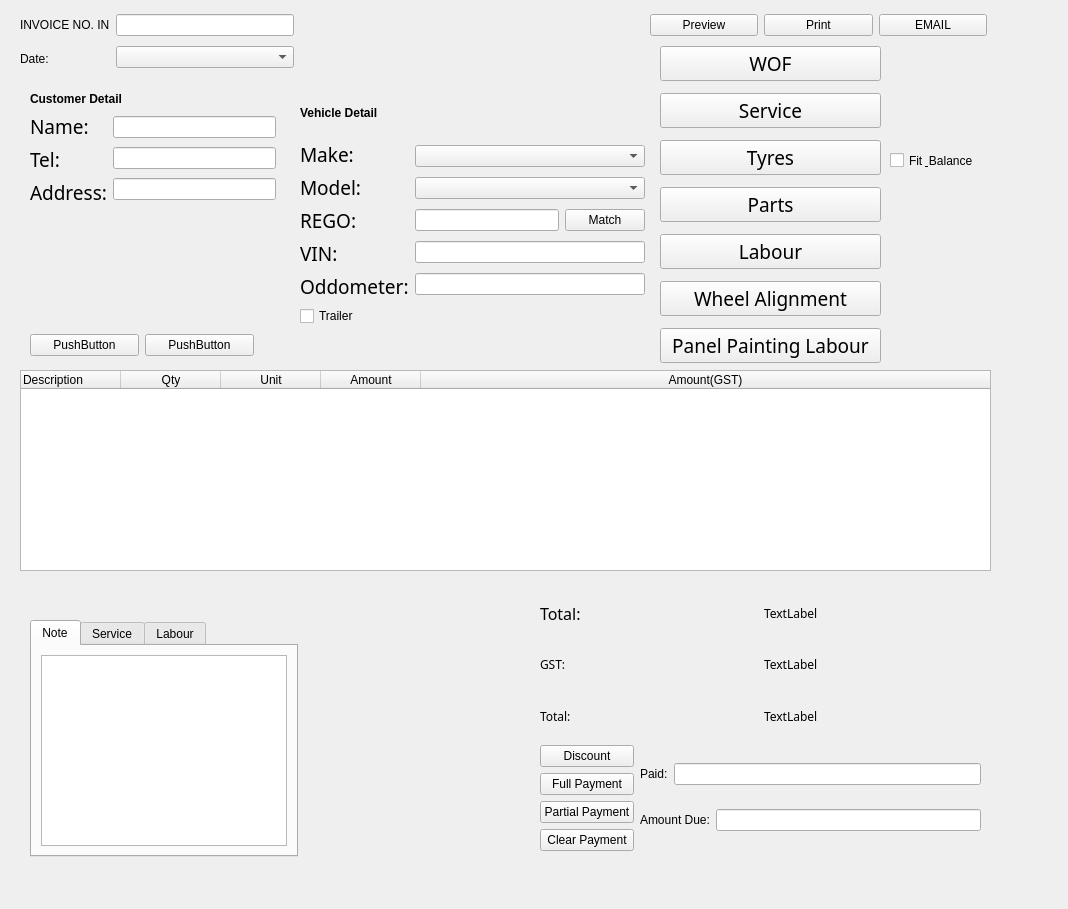
<?xml version="1.0" encoding="UTF-8"?>
<ui version="4.0">
 <class>Form</class>
 <widget class="QWidget" name="Form">
  <property name="geometry">
   <rect>
    <x>0</x>
    <y>0</y>
    <width>1068</width>
    <height>909</height>
   </rect>
  </property>
  <property name="windowTitle">
   <string>Add</string>
  </property>
  <widget class="QTableWidget" name="tableWidget">
   <property name="geometry">
    <rect>
     <x>20</x>
     <y>370</y>
     <width>971</width>
     <height>201</height>
    </rect>
   </property>
   <property name="columnCount">
    <number>5</number>
   </property>
   <attribute name="horizontalHeaderVisible">
    <bool>true</bool>
   </attribute>
   <attribute name="horizontalHeaderCascadingSectionResizes">
    <bool>false</bool>
   </attribute>
   <attribute name="horizontalHeaderDefaultSectionSize">
    <number>100</number>
   </attribute>
   <attribute name="horizontalHeaderHighlightSections">
    <bool>true</bool>
   </attribute>
   <attribute name="horizontalHeaderMinimumSectionSize">
    <number>100</number>
   </attribute>
   <attribute name="horizontalHeaderShowSortIndicator" stdset="0">
    <bool>false</bool>
   </attribute>
   <attribute name="horizontalHeaderStretchLastSection">
    <bool>true</bool>
   </attribute>
   <attribute name="verticalHeaderVisible">
    <bool>false</bool>
   </attribute>
   <attribute name="verticalHeaderHighlightSections">
    <bool>false</bool>
   </attribute>
   <attribute name="verticalHeaderShowSortIndicator" stdset="0">
    <bool>false</bool>
   </attribute>
   <column>
    <property name="text">
     <string>Description</string>
    </property>
    <property name="textAlignment">
     <set>AlignLeft|AlignVCenter</set>
    </property>
   </column>
   <column>
    <property name="text">
     <string>Qty</string>
    </property>
   </column>
   <column>
    <property name="text">
     <string>Unit</string>
    </property>
   </column>
   <column>
    <property name="text">
     <string>Amount</string>
    </property>
   </column>
   <column>
    <property name="text">
     <string>Amount(GST)</string>
    </property>
   </column>
  </widget>
  <widget class="QWidget" name="layoutWidget">
   <property name="geometry">
    <rect>
     <x>20</x>
     <y>10</y>
     <width>274</width>
     <height>63</height>
    </rect>
   </property>
   <layout class="QHBoxLayout" name="horizontalLayout_5">
    <item>
     <layout class="QVBoxLayout" name="verticalLayout_6">
      <item>
       <widget class="QLabel" name="label">
        <property name="frameShape">
         <enum>QFrame::NoFrame</enum>
        </property>
        <property name="frameShadow">
         <enum>QFrame::Raised</enum>
        </property>
        <property name="lineWidth">
         <number>5</number>
        </property>
        <property name="midLineWidth">
         <number>5</number>
        </property>
        <property name="text">
         <string>INVOICE NO. IN</string>
        </property>
       </widget>
      </item>
      <item>
       <widget class="QLabel" name="label_12">
        <property name="text">
         <string>Date:</string>
        </property>
       </widget>
      </item>
     </layout>
    </item>
    <item>
     <layout class="QVBoxLayout" name="verticalLayout_5">
      <item>
       <widget class="QLineEdit" name="lineEdit_7"/>
      </item>
      <item>
       <widget class="QComboBox" name="comboBox_3"/>
      </item>
     </layout>
    </item>
   </layout>
  </widget>
  <widget class="QWidget" name="layoutWidget">
   <property name="geometry">
    <rect>
     <x>650</x>
     <y>10</y>
     <width>337</width>
     <height>30</height>
    </rect>
   </property>
   <layout class="QHBoxLayout" name="horizontalLayout_4">
    <item>
     <widget class="QPushButton" name="pushButton_3">
      <property name="text">
       <string>Preview</string>
      </property>
     </widget>
    </item>
    <item>
     <widget class="QPushButton" name="pushButton_2">
      <property name="text">
       <string>Print</string>
      </property>
     </widget>
    </item>
    <item>
     <widget class="QPushButton" name="pushButton_4">
      <property name="text">
       <string>EMAIL</string>
      </property>
     </widget>
    </item>
   </layout>
  </widget>
  <widget class="QWidget" name="layoutWidget">
   <property name="geometry">
    <rect>
     <x>660</x>
     <y>40</y>
     <width>221</width>
     <height>331</height>
    </rect>
   </property>
   <layout class="QVBoxLayout" name="verticalLayout_7">
    <item>
     <widget class="QPushButton" name="pushButton_5">
      <property name="font">
       <font>
        <family>StoneSans</family>
        <pointsize>14</pointsize>
        <weight>50</weight>
        <bold>false</bold>
       </font>
      </property>
      <property name="text">
       <string>WOF</string>
      </property>
     </widget>
    </item>
    <item>
     <widget class="QPushButton" name="pushButton_6">
      <property name="font">
       <font>
        <family>StoneSans</family>
        <pointsize>14</pointsize>
       </font>
      </property>
      <property name="text">
       <string>Service</string>
      </property>
     </widget>
    </item>
    <item>
     <widget class="QPushButton" name="pushButton_7">
      <property name="font">
       <font>
        <family>StoneSans</family>
        <pointsize>14</pointsize>
       </font>
      </property>
      <property name="text">
       <string>Tyres</string>
      </property>
     </widget>
    </item>
    <item>
     <widget class="QPushButton" name="pushButton_8">
      <property name="font">
       <font>
        <family>StoneSans</family>
        <pointsize>14</pointsize>
       </font>
      </property>
      <property name="text">
       <string>Parts</string>
      </property>
     </widget>
    </item>
    <item>
     <widget class="QPushButton" name="pushButton_9">
      <property name="font">
       <font>
        <family>StoneSans</family>
        <pointsize>14</pointsize>
       </font>
      </property>
      <property name="text">
       <string>Labour</string>
      </property>
     </widget>
    </item>
    <item>
     <widget class="QPushButton" name="pushButton_10">
      <property name="font">
       <font>
        <family>StoneSans</family>
        <pointsize>14</pointsize>
       </font>
      </property>
      <property name="text">
       <string>Wheel Alignment</string>
      </property>
     </widget>
    </item>
    <item>
     <widget class="QPushButton" name="pushButton_11">
      <property name="font">
       <font>
        <family>StoneSans</family>
        <pointsize>14</pointsize>
       </font>
      </property>
      <property name="text">
       <string>Panel Painting Labour</string>
      </property>
     </widget>
    </item>
   </layout>
  </widget>
  <widget class="QWidget" name="layoutWidget">
   <property name="geometry">
    <rect>
     <x>30</x>
     <y>90</y>
     <width>246</width>
     <height>116</height>
    </rect>
   </property>
   <layout class="QVBoxLayout" name="verticalLayout_10">
    <item>
     <widget class="QLabel" name="label_5">
      <property name="font">
       <font>
        <family>Arial</family>
        <weight>75</weight>
        <bold>true</bold>
       </font>
      </property>
      <property name="text">
       <string>Customer Detail</string>
      </property>
     </widget>
    </item>
    <item>
     <layout class="QHBoxLayout" name="horizontalLayout">
      <item>
       <layout class="QVBoxLayout" name="verticalLayout_2">
        <item>
         <widget class="QLabel" name="label_2">
          <property name="font">
           <font>
            <family>Courier 10 Pitch</family>
            <pointsize>14</pointsize>
            <weight>50</weight>
            <bold>false</bold>
           </font>
          </property>
          <property name="text">
           <string>Name:</string>
          </property>
         </widget>
        </item>
        <item>
         <widget class="QLabel" name="label_3">
          <property name="font">
           <font>
            <family>Courier 10 Pitch</family>
            <pointsize>14</pointsize>
            <weight>50</weight>
            <bold>false</bold>
           </font>
          </property>
          <property name="text">
           <string>Tel:</string>
          </property>
         </widget>
        </item>
        <item>
         <widget class="QLabel" name="label_4">
          <property name="font">
           <font>
            <family>Courier 10 Pitch</family>
            <pointsize>14</pointsize>
           </font>
          </property>
          <property name="text">
           <string>Address:</string>
          </property>
         </widget>
        </item>
       </layout>
      </item>
      <item>
       <layout class="QVBoxLayout" name="verticalLayout">
        <item>
         <widget class="QLineEdit" name="lineEdit"/>
        </item>
        <item>
         <widget class="QLineEdit" name="lineEdit_3"/>
        </item>
        <item>
         <widget class="QLineEdit" name="lineEdit_2"/>
        </item>
       </layout>
      </item>
     </layout>
    </item>
   </layout>
  </widget>
  <widget class="QWidget" name="layoutWidget">
   <property name="geometry">
    <rect>
     <x>30</x>
     <y>330</y>
     <width>224</width>
     <height>30</height>
    </rect>
   </property>
   <layout class="QHBoxLayout" name="horizontalLayout_6">
    <item>
     <widget class="QPushButton" name="pushButton_12">
      <property name="text">
       <string>PushButton</string>
      </property>
     </widget>
    </item>
    <item>
     <widget class="QPushButton" name="pushButton_13">
      <property name="text">
       <string>PushButton</string>
      </property>
     </widget>
    </item>
   </layout>
  </widget>
  <widget class="QWidget" name="layoutWidget">
   <property name="geometry">
    <rect>
     <x>540</x>
     <y>590</y>
     <width>441</width>
     <height>261</height>
    </rect>
   </property>
   <layout class="QVBoxLayout" name="verticalLayout_14">
    <item>
     <layout class="QHBoxLayout" name="horizontalLayout_7">
      <item>
       <layout class="QVBoxLayout" name="verticalLayout_8">
        <item>
         <widget class="QLabel" name="label_14">
          <property name="font">
           <font>
            <family>Courier 10 Pitch</family>
            <pointsize>12</pointsize>
           </font>
          </property>
          <property name="text">
           <string>Total:</string>
          </property>
         </widget>
        </item>
        <item>
         <widget class="QLabel" name="label_18">
          <property name="font">
           <font>
            <family>Courier 10 Pitch</family>
           </font>
          </property>
          <property name="text">
           <string>GST:</string>
          </property>
         </widget>
        </item>
        <item>
         <widget class="QLabel" name="label_19">
          <property name="font">
           <font>
            <family>Courier 10 Pitch</family>
           </font>
          </property>
          <property name="text">
           <string>Total:</string>
          </property>
         </widget>
        </item>
       </layout>
      </item>
      <item>
       <layout class="QVBoxLayout" name="verticalLayout_9">
        <item>
         <widget class="QLabel" name="label_15">
          <property name="font">
           <font>
            <family>Courier 10 Pitch</family>
           </font>
          </property>
          <property name="text">
           <string>TextLabel</string>
          </property>
         </widget>
        </item>
        <item>
         <widget class="QLabel" name="label_16">
          <property name="font">
           <font>
            <family>Courier 10 Pitch</family>
           </font>
          </property>
          <property name="text">
           <string>TextLabel</string>
          </property>
         </widget>
        </item>
        <item>
         <widget class="QLabel" name="label_17">
          <property name="font">
           <font>
            <family>Courier 10 Pitch</family>
           </font>
          </property>
          <property name="text">
           <string>TextLabel</string>
          </property>
         </widget>
        </item>
       </layout>
      </item>
     </layout>
    </item>
    <item>
     <layout class="QHBoxLayout" name="horizontalLayout_10">
      <item>
       <layout class="QVBoxLayout" name="verticalLayout_13">
        <item>
         <widget class="QPushButton" name="pushButton_17">
          <property name="text">
           <string>Discount</string>
          </property>
         </widget>
        </item>
        <item>
         <widget class="QPushButton" name="pushButton_14">
          <property name="text">
           <string>Full Payment</string>
          </property>
         </widget>
        </item>
        <item>
         <widget class="QPushButton" name="pushButton_15">
          <property name="text">
           <string>Partial Payment</string>
          </property>
         </widget>
        </item>
        <item>
         <widget class="QPushButton" name="pushButton_16">
          <property name="text">
           <string>Clear Payment</string>
          </property>
         </widget>
        </item>
       </layout>
      </item>
      <item>
       <layout class="QVBoxLayout" name="verticalLayout_12">
        <item>
         <layout class="QHBoxLayout" name="horizontalLayout_8">
          <item>
           <widget class="QLabel" name="label_20">
            <property name="text">
             <string>Paid:</string>
            </property>
           </widget>
          </item>
          <item>
           <widget class="QLineEdit" name="lineEdit_8"/>
          </item>
         </layout>
        </item>
        <item>
         <layout class="QHBoxLayout" name="horizontalLayout_9">
          <item>
           <widget class="QLabel" name="label_21">
            <property name="text">
             <string>Amount Due:</string>
            </property>
           </widget>
          </item>
          <item>
           <widget class="QLineEdit" name="lineEdit_9"/>
          </item>
         </layout>
        </item>
       </layout>
      </item>
     </layout>
    </item>
   </layout>
  </widget>
  <widget class="QTabWidget" name="tabWidget">
   <property name="geometry">
    <rect>
     <x>30</x>
     <y>620</y>
     <width>268</width>
     <height>237</height>
    </rect>
   </property>
   <property name="currentIndex">
    <number>0</number>
   </property>
   <widget class="QWidget" name="tab">
    <attribute name="title">
     <string>Note</string>
    </attribute>
    <layout class="QGridLayout" name="gridLayout">
     <item row="0" column="0">
      <widget class="QTextEdit" name="textEdit"/>
     </item>
    </layout>
   </widget>
   <widget class="QWidget" name="tab_3">
    <attribute name="title">
     <string>Service</string>
    </attribute>
    <layout class="QGridLayout" name="gridLayout_2">
     <item row="0" column="0">
      <widget class="QTextEdit" name="textEdit_2"/>
     </item>
    </layout>
   </widget>
   <widget class="QWidget" name="tab_2">
    <attribute name="title">
     <string>Labour</string>
    </attribute>
    <layout class="QGridLayout" name="gridLayout_3">
     <item row="0" column="0">
      <widget class="QTextEdit" name="textEdit_3"/>
     </item>
    </layout>
   </widget>
  </widget>
  <widget class="QCheckBox" name="checkBox_2">
   <property name="geometry">
    <rect>
     <x>890</x>
     <y>150</y>
     <width>131</width>
     <height>21</height>
    </rect>
   </property>
   <property name="text">
    <string>Fit &amp; Balance</string>
   </property>
  </widget>
  <widget class="QWidget" name="">
   <property name="geometry">
    <rect>
     <x>300</x>
     <y>91</y>
     <width>345</width>
     <height>235</height>
    </rect>
   </property>
   <layout class="QVBoxLayout" name="verticalLayout_15">
    <item>
     <layout class="QVBoxLayout" name="verticalLayout_11">
      <item>
       <widget class="QLabel" name="label_6">
        <property name="font">
         <font>
          <family>Arial</family>
          <weight>75</weight>
          <bold>true</bold>
         </font>
        </property>
        <property name="text">
         <string>Vehicle Detail</string>
        </property>
       </widget>
      </item>
      <item>
       <layout class="QHBoxLayout" name="horizontalLayout_3">
        <item>
         <layout class="QVBoxLayout" name="verticalLayout_3">
          <item>
           <widget class="QLabel" name="label_7">
            <property name="font">
             <font>
              <family>Courier 10 Pitch</family>
              <pointsize>14</pointsize>
             </font>
            </property>
            <property name="text">
             <string>Make:</string>
            </property>
           </widget>
          </item>
          <item>
           <widget class="QLabel" name="label_8">
            <property name="font">
             <font>
              <family>Courier 10 Pitch</family>
              <pointsize>14</pointsize>
             </font>
            </property>
            <property name="text">
             <string>Model:</string>
            </property>
           </widget>
          </item>
          <item>
           <widget class="QLabel" name="label_9">
            <property name="font">
             <font>
              <family>Courier 10 Pitch</family>
              <pointsize>14</pointsize>
             </font>
            </property>
            <property name="text">
             <string>REGO:</string>
            </property>
           </widget>
          </item>
          <item>
           <widget class="QLabel" name="label_11">
            <property name="font">
             <font>
              <family>Courier 10 Pitch</family>
              <pointsize>14</pointsize>
             </font>
            </property>
            <property name="text">
             <string>VIN:</string>
            </property>
           </widget>
          </item>
          <item>
           <widget class="QLabel" name="label_10">
            <property name="font">
             <font>
              <family>Courier 10 Pitch</family>
              <pointsize>14</pointsize>
             </font>
            </property>
            <property name="text">
             <string>Oddometer:</string>
            </property>
           </widget>
          </item>
         </layout>
        </item>
        <item>
         <layout class="QVBoxLayout" name="verticalLayout_4">
          <item>
           <widget class="QComboBox" name="comboBox"/>
          </item>
          <item>
           <widget class="QComboBox" name="comboBox_2"/>
          </item>
          <item>
           <layout class="QHBoxLayout" name="horizontalLayout_2">
            <item>
             <widget class="QLineEdit" name="lineEdit_4"/>
            </item>
            <item>
             <widget class="QPushButton" name="pushButton">
              <property name="text">
               <string>Match</string>
              </property>
             </widget>
            </item>
           </layout>
          </item>
          <item>
           <widget class="QLineEdit" name="lineEdit_5"/>
          </item>
          <item>
           <widget class="QLineEdit" name="lineEdit_6"/>
          </item>
         </layout>
        </item>
       </layout>
      </item>
     </layout>
    </item>
    <item>
     <widget class="QCheckBox" name="checkBox">
      <property name="text">
       <string>Trailer</string>
      </property>
     </widget>
    </item>
   </layout>
  </widget>
 </widget>
 <resources/>
 <connections/>
</ui>
